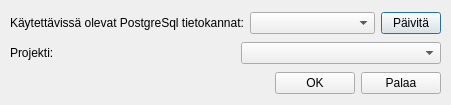
<?xml version="1.0" encoding="UTF-8"?>
<ui version="4.0">
 <class>Dialog</class>
 <widget class="QDialog" name="Dialog">
  <property name="geometry">
   <rect>
    <x>0</x>
    <y>0</y>
    <width>451</width>
    <height>105</height>
   </rect>
  </property>
  <property name="windowTitle">
   <string>Avaa projekti</string>
  </property>
  <widget class="QWidget" name="">
   <property name="geometry">
    <rect>
     <x>10</x>
     <y>10</y>
     <width>431</width>
     <height>86</height>
    </rect>
   </property>
   <layout class="QVBoxLayout" name="verticalLayout">
    <item>
     <layout class="QHBoxLayout" name="horizontalLayout">
      <item>
       <widget class="QLabel" name="label">
        <property name="text">
         <string>Käytettävissä olevat PostgreSql tietokannat:</string>
        </property>
       </widget>
      </item>
      <item>
       <widget class="QComboBox" name="dbComboBox">
        <property name="maximumSize">
         <size>
          <width>134</width>
          <height>16777215</height>
         </size>
        </property>
       </widget>
      </item>
      <item>
       <widget class="QPushButton" name="refreshPushButton">
        <property name="maximumSize">
         <size>
          <width>60</width>
          <height>16777215</height>
         </size>
        </property>
        <property name="text">
         <string>Päivitä</string>
        </property>
       </widget>
      </item>
     </layout>
    </item>
    <item>
     <layout class="QHBoxLayout" name="horizontalLayout_2">
      <item>
       <widget class="QLabel" name="label_2">
        <property name="text">
         <string>Projekti:</string>
        </property>
       </widget>
      </item>
      <item>
       <widget class="QComboBox" name="projectComboBox">
        <property name="sizePolicy">
         <sizepolicy hsizetype="Preferred" vsizetype="Fixed">
          <horstretch>1</horstretch>
          <verstretch>0</verstretch>
         </sizepolicy>
        </property>
        <property name="maximumSize">
         <size>
          <width>200</width>
          <height>16777215</height>
         </size>
        </property>
       </widget>
      </item>
     </layout>
    </item>
    <item>
     <layout class="QHBoxLayout" name="horizontalLayout_3">
      <item>
       <spacer name="horizontalSpacer">
        <property name="orientation">
         <enum>Qt::Horizontal</enum>
        </property>
        <property name="sizeHint" stdset="0">
         <size>
          <width>40</width>
          <height>20</height>
         </size>
        </property>
       </spacer>
      </item>
      <item>
       <widget class="QPushButton" name="acceptPushButton">
        <property name="text">
         <string>OK</string>
        </property>
       </widget>
      </item>
      <item>
       <widget class="QPushButton" name="rejectPushButton">
        <property name="text">
         <string>Palaa</string>
        </property>
       </widget>
      </item>
     </layout>
    </item>
   </layout>
  </widget>
 </widget>
 <resources/>
 <connections>
  <connection>
   <sender>acceptPushButton</sender>
   <signal>clicked()</signal>
   <receiver>Dialog</receiver>
   <slot>accept()</slot>
   <hints>
    <hint type="sourcelabel">
     <x>238</x>
     <y>182</y>
    </hint>
    <hint type="destinationlabel">
     <x>251</x>
     <y>149</y>
    </hint>
   </hints>
  </connection>
  <connection>
   <sender>rejectPushButton</sender>
   <signal>clicked()</signal>
   <receiver>Dialog</receiver>
   <slot>reject()</slot>
   <hints>
    <hint type="sourcelabel">
     <x>319</x>
     <y>182</y>
    </hint>
    <hint type="destinationlabel">
     <x>251</x>
     <y>149</y>
    </hint>
   </hints>
  </connection>
 </connections>
</ui>
